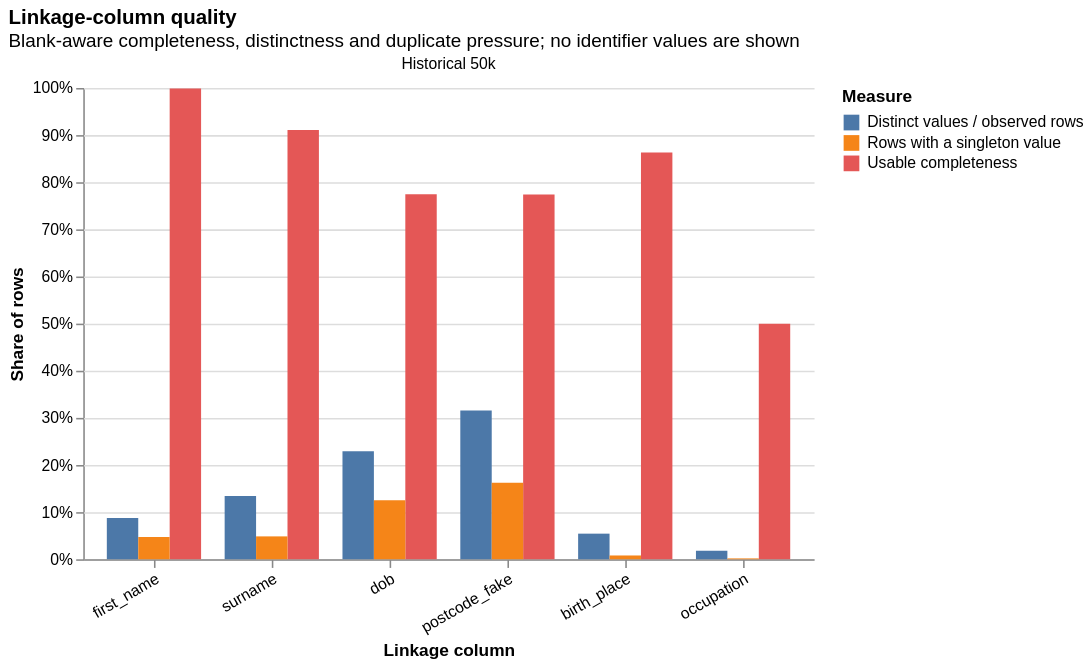

Write notebook code for a chart like this one.
### Code cell
linkage_column_quality_chart(
    records,
    columns=LINKAGE_COLUMNS,
    table_names_for_chart=["Historical 50k"],
    blank_as_null=BLANK_AS_NULL,
)

### Figure 1 — Vega-Lite specification as saved in the notebook (floating-point values rounded to 4 significant figures)
{"config": {"view": {"continuousWidth": 300, "continuousHeight": 300, "stroke": null}}, "data": {"name": "data-1dcccf51c1a66e58d427e154d46e12ac"}, "mark": {"type": "bar"}, "encoding": {"color": {"field": "metric_label", "title": "Measure", "type": "nominal"}, "column": {"field": "source_dataset", "title": null, "type": "nominal"}, "tooltip": [{"field": "source_dataset", "title": "Input", "type": "nominal"}, {"field": "column_name", "title": "Column", "type": "nominal"}, {"field": "metric_label", "title": "Measure", "type": "nominal"}, {"field": "share", "format": ".1%", "title": "Share", "type": "quantitative"}, {"field": "observed_rows", "format": ",", "title": "Usable rows", "type": "quantitative"}, {"field": "distinct_values", "format": ",", "title": "Distinct values", "type": "quantitative"}, {"field": "largest_value_share", "format": ".1%", "title": "Largest value share", "type": "quantitative"}, {"field": "top_5pct_values_record_share", "format": ".1%", "title": "Top 5% of values", "type": "quantitative"}], "x": {"axis": {"labelAngle": -30}, "field": "column_name", "sort": {"field": "column_order", "order": "ascending"}, "title": "Linkage column", "type": "nominal"}, "xOffset": {"field": "metric_label"}, "y": {"axis": {"format": ".0%"}, "field": "share", "scale": {"domain": [0, 1]}, "title": "Share of rows", "type": "quantitative"}}, "resolve": {"scale": {"x": "independent"}}, "title": {"text": "Linkage-column quality", "subtitle": "Blank-aware completeness, distinctness and duplicate pressure; no identifier values are shown"}, "transform": [{"fold": ["usable_completeness", "distinct_value_rate", "singleton_record_share"], "as": ["metric", "share"]}, {"calculate": "datum.metric === 'usable_completeness' ? 'Usable completeness' : datum.metric === 'distinct_value_rate' ? 'Distinct values / observed rows' : 'Rows with a singleton value'", "as": "metric_label"}], "$schema": "https://vega.github.io/schema/vega-lite/v5.json", "datasets": {"data-1dcccf51c1a66e58d427e154d46e12ac": [{"source_dataset": "Historical 50k", "column_name": "first_name", "column_order": 0, "total_rows": 50578, "observed_rows": 50511, "missing_rows": 67, "usable_completeness": 0.9987, "distinct_values": 4413, "distinct_value_rate": 0.08737, "singleton_record_share": 0.04728, "repeated_record_share": 0.9527, "largest_value_count": 2780, "largest_value_share": 0.05504, "top_5pct_values_record_count": 37177, "top_5pct_values_record_share": 0.736}, {"source_dataset": "Historical 50k", "column_name": "surname", "column_order": 1, "total_rows": 50578, "observed_rows": 46063, "missing_rows": 4515, "usable_completeness": 0.9107, "distinct_values": 6195, "distinct_value_rate": 0.1345, "singleton_record_share": 0.04856, "repeated_record_share": 0.9514, "largest_value_count": 615, "largest_value_share": 0.01335, "top_5pct_values_record_count": 14471, "top_5pct_values_record_share": 0.3142}, {"source_dataset": "Historical 50k", "column_name": "dob", "column_order": 2, "total_rows": 50578, "observed_rows": 39175, "missing_rows": 11403, "usable_completeness": 0.7745, "distinct_values": 8985, "distinct_value_rate": 0.2294, "singleton_record_share": 0.1253, "repeated_record_share": 0.8747, "largest_value_count": 596, "largest_value_share": 0.01521, "top_5pct_values_record_count": 16853, "top_5pct_values_record_share": 0.4302}, {"source_dataset": "Historical 50k", "column_name": "postcode_fake", "column_order": 3, "total_rows": 50578, "observed_rows": 39152, "missing_rows": 11426, "usable_completeness": 0.7741, "distinct_values": 12363, "distinct_value_rate": 0.3158, "singleton_record_share": 0.1625, "repeated_record_share": 0.8375, "largest_value_count": 34, "largest_value_share": 0.0008684, "top_5pct_values_record_count": 7905, "top_5pct_values_record_share": 0.2019}, {"source_dataset": "Historical 50k", "column_name": "birth_place", "column_order": 4, "total_rows": 50578, "observed_rows": 43651, "missing_rows": 6927, "usable_completeness": 0.863, "distinct_values": 2373, "distinct_value_rate": 0.05436, "singleton_record_share": 0.008064, "repeated_record_share": 0.9919, "largest_value_count": 2322, "largest_value_share": 0.05319, "top_5pct_values_record_count": 19720, "top_5pct_values_record_share": 0.4518}, {"source_dataset": "Historical 50k", "column_name": "occupation", "column_order": 5, "total_rows": 50578, "observed_rows": 25289, "missing_rows": 25289, "usable_completeness": 0.5, "distinct_values": 453, "distinct_value_rate": 0.01791, "singleton_record_share": 0.001859, "repeated_record_share": 0.9981, "largest_value_count": 3060, "largest_value_share": 0.121, "top_5pct_values_record_count": 15513, "top_5pct_values_record_share": 0.6134}]}}
